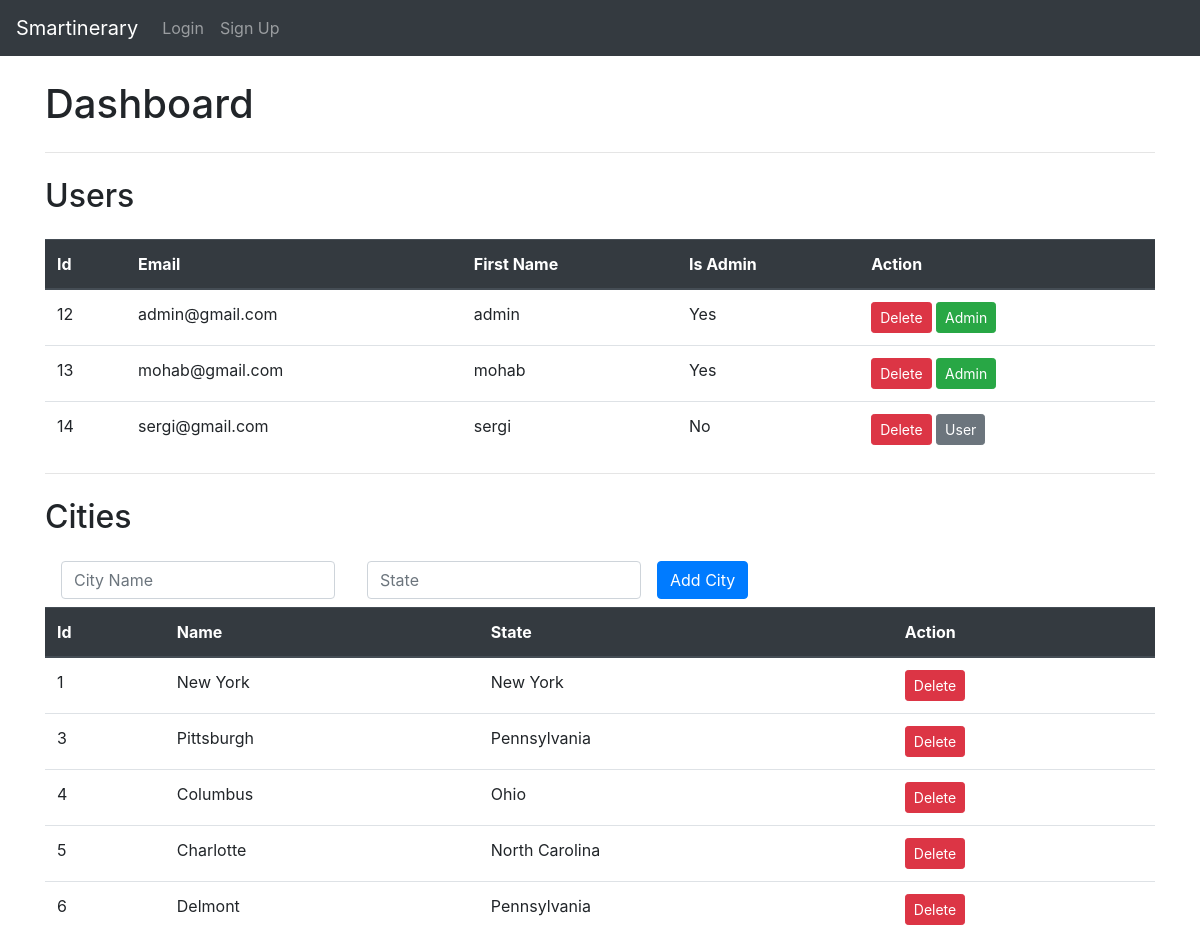
The page /admin/ (upper part) on the database as committed earlier.
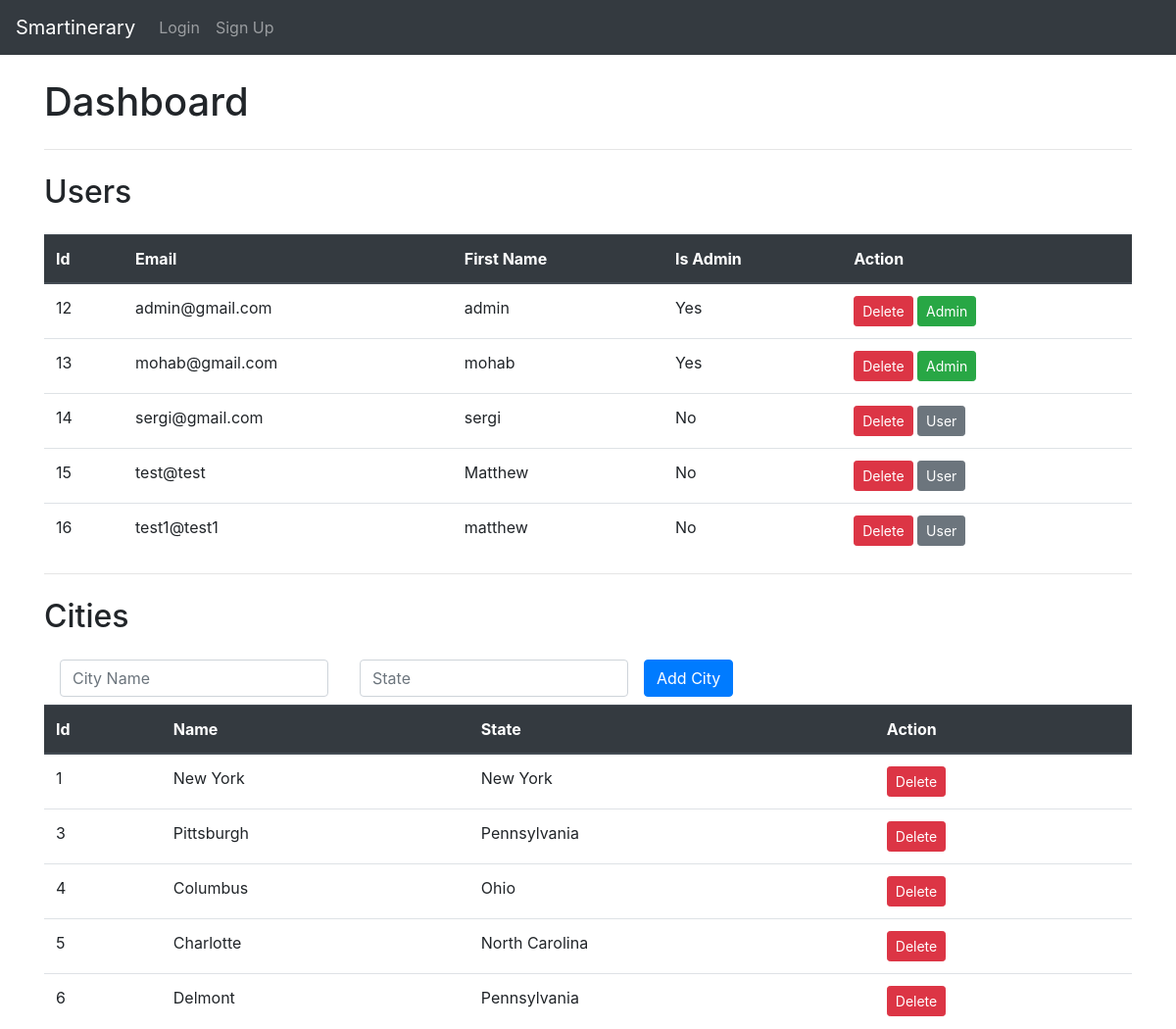
The same page on the database as committed later.
### website/models.py (models this page shows)
class User(db.Model, UserMixin):
    id = db.Column(db.Integer, primary_key=True)
    email = db.Column(db.String(150), unique=True)
    password = db.Column(db.String(150))
    first_name = db.Column(db.String(150))
    is_admin = db.Column(db.Boolean, default=False)
    smart_itineraries = relationship('Smartinerary', backref='user', lazy=True)

class City(db.Model):
    id = db.Column(db.Integer, primary_key=True)
    name = db.Column(db.String(100), unique=True)
    state = db.Column(db.String(100))

### website/routes/admin_route.py (the view)
@admin_router.route('/')
def admin_dashboard():
    return render_template('admin_dash.html', user=current_user, cities=get_cities(), activities=get_activities(), users=get_users())

### website/routes/admin_route.py (called while the page is built)
def get_cities():
    print(City.query.all())
    return list(City.query.all())

def get_activities():
    print(Activity.query.all())
    return list(Activity.query.all())

def get_users():
    print(User.query.all())
    return list(User.query.all())

### website/templates/admin_dash.html (shortened to what this page needs)
{% extends 'base.html' %} {% block title %}Admin Dashboard{% endblock %} {%
block content %}
<h1 class="h1 mb-4 mt-4 text-gray-800">Dashboard</h1>
<hr />
<h2 class="h2 mb-4 mt-4 text-gray-800">Users</h2>
<table id="myTable" class="table admin_table">
  <thead class="thead-dark">
    <tr>
      <th scope="col">Id</th>
      <th scope="col">Email</th>
      <th scope="col">First Name</th>
      <th scope="col">Is Admin</th>
      <th scope="col">Action</th>
    </tr>
  </thead>
  <tbody>
    {% for user in users %}
    <tr data-user-id="{{ user.id }}">
      <td>{{ user.id }}</td>
      <td>{{ user.email }}</td>
      <td>{{ user.first_name }}</td>
      <td>{{ "Yes" if user.is_admin else "No" }}</td>
      <td>
        <button
          class="btn btn-danger btn-sm"
          onclick="deleteUser({{ user.id }})"
        >
          Delete
        </button>
        {% if user.is_admin %}
        <button class="btn btn-success btn-sm" data-user-id="{{user.id}}" onclick="toggleAdmin({{ user.id }})">Admin</button>
        {% else %}
        <button class="btn btn-secondary btn-sm" data-user-id="{{user.id}}" onclick="toggleAdmin({{ user.id }})">User</button>
        {% endif %}
      </td>
    </tr>
    {% endfor %}
  </tbody>
</table>
<hr />
<h2 class="h2 mb-4 mt-4 text-gray-800">Cities</h2>
<form
  method="POST"
  action="/admin/city"
  name="add-city-form"
  class="form-inline"
>
  <div class="form-group mx-sm-3 mb-2">
    <input
      type="text"
      id="name"
      name="city_name"
      class="form-control"
      placeholder="City Name"
      required
    />
  </div>
  <div class="form-group mx-sm-3 mb-2">
    <input
      type="text"
      id="state"
      name="state"
      class="form-control"
      placeholder="State"
      required
    />
  </div>
  <button type="submit" class="btn btn-primary mb-2">Add City</button>
</form>
<table id="myTable" class="table admin_table">
  <thead class="thead-dark">
    <tr>
      <th scope="col">Id</th>
      <th scope="col">Name</th>
      <th scope="col">State</th>
      <th scope="col">Action</th>
    </tr>
  </thead>
  <tbody>
    {% for city in cities %}
    <tr data-city-id="{{ city.id }}">
      <td>{{ city.id }}</td>
      <td>{{ city.name }}</td>
      <td>{{ city.state }}</td>
      <td>
        <button
          class="btn btn-danger btn-sm"
          onclick="deleteCity({{ city.id }})"
        >
          Delete
        </button>
      </td>
    </tr>
    {% endfor %}
  </tbody>
</table>
{% endblock %}

### website/templates/base.html (shortened to what this page needs)
<!DOCTYPE html>
<html>
  <head>
    <link
      rel="stylesheet"
      href="https://stackpath.bootstrapcdn.com/bootstrap/4.4.1/css/bootstrap.min.css"
    />
    <link
      rel="stylesheet"
      href="https://stackpath.bootstrapcdn.com/font-awesome/4.7.0/css/font-awesome.min.css"
    />
  </head>
  <body>
    <nav class="navbar navbar-expand-lg navbar-dark bg-dark">
      <div class="collapse navbar-collapse" id="navbar">
        <div class="navbar-nav">
          <span class="navbar-brand nav-item">Smartinerary</span>
          {% if user.is_authenticated %}
          <a class="nav-item nav-link" id="home" href="/">Home</a>
          <a class="nav-item nav-link" href="{{ url_for('admin_router.admin_dashboard') }}">Dashboard</a>
          <a class="nav-item nav-link" href="{{ url_for('edit_router.edit_profile') }}">Edit Profile</a>
          <a class="nav-item nav-link" id="logout" href="/logout">Logout</a>
          {% else %}
          <a class="nav-item nav-link" id="login" href="/login">Login</a>
          <a class="nav-item nav-link" id="signUp" href="/sign-up">Sign Up</a>
          {% endif %}
        </div>
      </div>
    </nav>
    <div class="container">{% block content %} {% endblock %}</div>
  </body>
</html>

Rows that differ between the two databases and show on the page:
added User: id "15", email "test@test", first_name "Matthew", is_admin "No"
added User: id "16", email "test1@test1", first_name "matthew", is_admin "No"
